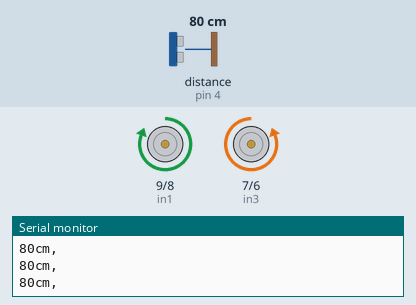
The sketch below on a simulated Arduino Uno, built with avr-gcc and run on an emulated ATmega328P. Parts: motor-driver pin pairs drawn as motors (green arrow = first pin HIGH = forward, orange = second pin HIGH = backward, longer = more drive, scaled by the enable pin), the last lines printed to the serial monitor. Wiring (inferred from the names in the program): ultrasonic range finder: trigger pin 3; echo pin 4. Inputs (shaded band) come from the test bench; at power-on: distance to the obstacle (sensor on pin 4) 80 cm. The echo pulse lasts 58.3 µs per cm.

Above: at 1.2 s.
1.3 s: distance to the obstacle (sensor on pin 4) set to 46 cm
4.3 s: distance to the obstacle (sensor on pin 4) set to 38 cm
At 5.5 s:
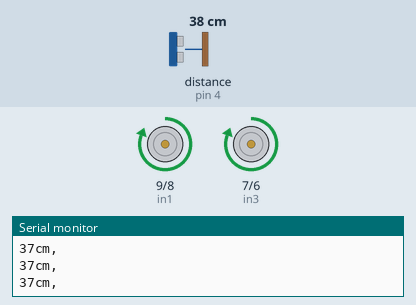
5.8 s: distance to the obstacle (sensor on pin 4) set to 23 cm
7.3 s: distance to the obstacle (sensor on pin 4) set to 18 cm
At 8.1 s:
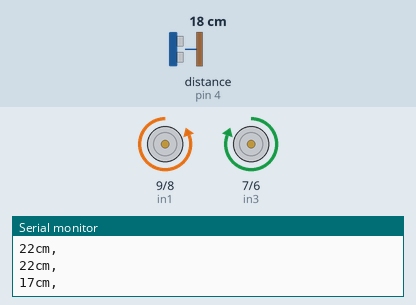
10.3 s: distance to the obstacle (sensor on pin 4) set to 35 cm
At 11.7 s:
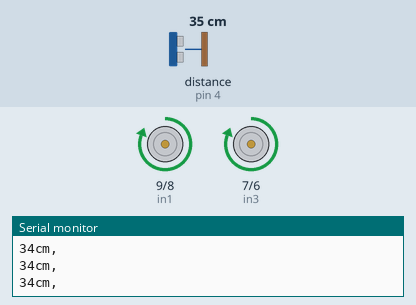
12.0 s: distance to the obstacle (sensor on pin 4) set to 2 cm
At 12.8 s:
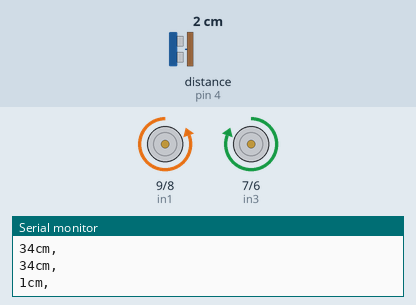
Timing chart, 0 to 16.0 s (numbered marks = the images above; inputs shaded):
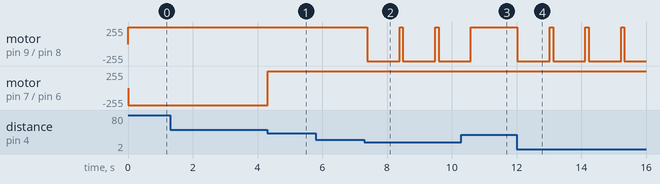

Measured:
- the behaviour switches between 42 and 41 cm on distance to the obstacle (sensor on pin 4) (found by bisection; images 0 and 1)
- the behaviour switches between 21 and 20 cm on distance to the obstacle (sensor on pin 4) (found by bisection; images 1 and 2)
- after the input at 4.3 s, motor on pin 7 (in3) / pin 6 (in4): backward 255/255 → forward 255/255 at once
- after the input at 7.3 s, motor on pin 9 (in1) / pin 8 (in2): alternates forward 255/255 for 0.10 s and backward 255/255 for 1.0 s, starting after 0.09 s
- after the input at 10.3 s, motor on pin 9 (in1) / pin 8 (in2): goes on until 10.6 s, then stays forward 255/255
- after the input at 12.0 s, motor on pin 9 (in1) / pin 8 (in2): alternates forward 255/255 for 0.10 s and backward 255/255 for 1.0 s, starting at once

The sketch:

Car__003.ino
```cpp
// connect motor controller pins to Arduino digital pins
// motor one
const int enA = 10;
const int in1 = 9;
const int in2 = 8;

// motor two
const int enB = 5;
const int in3 = 7;
const int in4 = 6;

// sensor
const int trigPin = 3;
const int echoPin = 4;

void setup() {
  // set all the motor control pins to outputs
  pinMode(enA, OUTPUT);
  pinMode(enB, OUTPUT);
  pinMode(in1, OUTPUT);
  pinMode(in2, OUTPUT);
  pinMode(in3, OUTPUT);
  pinMode(in4, OUTPUT);

  // initialize serial communication:
  Serial.begin(9600);
}

void loop() {

  long duration, cm;

  pinMode(trigPin, OUTPUT);
  digitalWrite(trigPin, LOW);
  delayMicroseconds(2);
  digitalWrite(trigPin, HIGH);
  delayMicroseconds(10);
  digitalWrite(trigPin, LOW);

  pinMode(echoPin, INPUT);
  duration = pulseIn(echoPin, HIGH);
  cm = microsecondsToCentimeters(duration);

  Serial.print(cm);
  Serial.print("cm, ");
  Serial.println();

  if (cm > 40) {
    forward();
  }
  else if (cm < 20) {
    backward();
    delay(100);
  }
  else {
    rotate();
    delay(100);
  }
};

void forward() {
  // this function will run the motors in both directions at a fixed speed
  // turn on motor A
  digitalWrite(in1, HIGH);
  digitalWrite(in2, LOW);
  // set speed to 200 out of possible range 0~255
  analogWrite(enA, 255);

  digitalWrite(in3, LOW);
  digitalWrite(in4, HIGH);
  // set speed to 200 out of possible range 0~255
  analogWrite(enB, 255);
}

void rotate()
{
  // this function will run the motors in both directions at a fixed speed
  // turn on motor A
  digitalWrite(in1, HIGH);
  digitalWrite(in2, LOW);
  // set speed to 200 out of possible range 0~255
  analogWrite(enA, 255);

  digitalWrite(in3, HIGH);
  digitalWrite(in4, LOW);
  // set speed to 200 out of possible range 0~255
  analogWrite(enB, 255);
}

void backward() {
  // this function will run the motors in both directions at a fixed speed
  // turn on motor A
  digitalWrite(in1, LOW);
  digitalWrite(in2, HIGH);
  // set speed to 200 out of possible range 0~255
  analogWrite(enA, 255);

  digitalWrite(in3, HIGH);
  digitalWrite(in4, LOW);
  // set speed to 200 out of possible range 0~255
  analogWrite(enB, 255);

  delay(1000);

  rotate();
}

long microsecondsToCentimeters(long microseconds)
{
  // The speed of sound is 340 m/s or 29 microseconds per centimeter.
  // The ping travels out and back, so to find the distance of the
  // object we take half of the distance travelled.
  return microseconds / 29 / 2;
}
```
